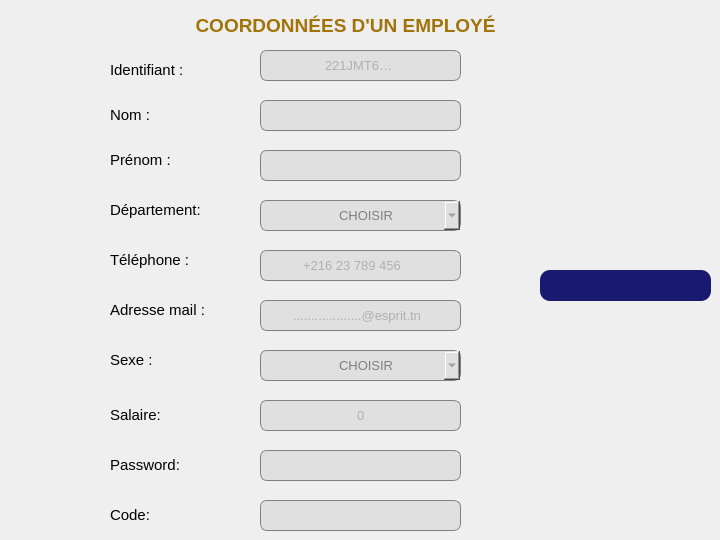
   <widget class="QWidget" name="tab_7">
    <attribute name="title">
     <string>INSERTION</string>
    </attribute>
    <widget class="QLineEdit" name="lineEdit_nom">
     <property name="geometry">
      <rect>
       <x>260</x>
       <y>100</y>
       <width>201</width>
       <height>31</height>
      </rect>
     </property>
     <property name="styleSheet">
      <string notr="true">QLineEdit {
	font: 10pt ;
    background-color: #e0e0e0; /* Couleur de fond par défaut */
    color: #808080; /* Couleur du texte par défaut (gris clair) */
    border: 1px solid #808080; /* Bordure grise par défaut */
    border-radius: 7px; /* Arrondir les coins par défaut */
    padding-left: 40px; /* Ajoute un espace à gauche */
    padding-right: 40px; /* Ajoute un espace à droite */

}

QLineEdit:focus {
    background-color: #fafad2; /* Nouvelle couleur de fond lorsque le lineEdit est en focus */
    color: #000000; /* Nouvelle couleur du texte lorsque le lineEdit est en focus (noir) */
    border-color: #D3D3D3; /* Nouvelle couleur de la bordure lorsque le lineEdit est en focus */
}
</string>
     </property>
    </widget>
    <widget class="QLineEdit" name="lineEdit_prenom">
     <property name="geometry">
      <rect>
       <x>260</x>
       <y>150</y>
       <width>201</width>
       <height>31</height>
      </rect>
     </property>
     <property name="styleSheet">
      <string notr="true">QLineEdit {
	font: 10pt ;
    background-color: #e0e0e0; /* Couleur de fond par défaut */
    color: #808080; /* Couleur du texte par défaut (gris clair) */
    border: 1px solid #808080; /* Bordure grise par défaut */
    border-radius: 7px; /* Arrondir les coins par défaut */
    padding-left: 40px; /* Ajoute un espace à gauche */
    padding-right: 40px; /* Ajoute un espace à droite */

}

QLineEdit:focus {
    background-color: #fafad2; /* Nouvelle couleur de fond lorsque le lineEdit est en focus */
    color: #000000; /* Nouvelle couleur du texte lorsque le lineEdit est en focus (noir) */
    border-color: #D3D3D3; /* Nouvelle couleur de la bordure lorsque le lineEdit est en focus */
}
</string>
     </property>
    </widget>
    <widget class="QLabel" name="label_49">
     <property name="geometry">
      <rect>
       <x>110</x>
       <y>250</y>
       <width>111</width>
       <height>21</height>
      </rect>
     </property>
     <property name="text">
      <string>&lt;html&gt;&lt;head/&gt;&lt;body&gt;&lt;p&gt;&lt;span style=&quot; font-size:11pt;&quot;&gt;Téléphone : &lt;/span&gt;&lt;/p&gt;&lt;/body&gt;&lt;/html&gt;</string>
     </property>
    </widget>
    <widget class="QLineEdit" name="lineEdit_id">
     <property name="geometry">
      <rect>
       <x>260</x>
       <y>50</y>
       <width>201</width>
       <height>31</height>
      </rect>
     </property>
     <property name="styleSheet">
      <string notr="true">QLineEdit {
	font: 10pt ;
    background-color: #e0e0e0; /* Couleur de fond par défaut */
    color: #808080; /* Couleur du texte par défaut (gris clair) */
    border: 1px solid #808080; /* Bordure grise par défaut */
    border-radius: 7px; /* Arrondir les coins par défaut */
    padding-left: 62px; /* Ajoute un espace à gauche */
    padding-right: 60px; /* Ajoute un espace à droite */

}

QLineEdit:focus {
    background-color: #fafad2; /* Nouvelle couleur de fond lorsque le lineEdit est en focus */
    color: #000000; /* Nouvelle couleur du texte lorsque le lineEdit est en focus (noir) */
    border-color: #D3D3D3; /* Nouvelle couleur de la bordure lorsque le lineEdit est en focus */
}
</string>
     </property>
     <property name="placeholderText">
      <string>221JMT6523</string>
     </property>
    </widget>
    <widget class="QLabel" name="label_50">
     <property name="geometry">
      <rect>
       <x>110</x>
       <y>100</y>
       <width>81</width>
       <height>31</height>
      </rect>
     </property>
     <property name="text">
      <string>&lt;html&gt;&lt;head/&gt;&lt;body&gt;&lt;p&gt;&lt;span style=&quot; font-size:11pt;&quot;&gt;Nom : &lt;/span&gt;&lt;/p&gt;&lt;/body&gt;&lt;/html&gt;</string>
     </property>
    </widget>
    <widget class="QLineEdit" name="lineEdit_email">
     <property name="geometry">
      <rect>
       <x>260</x>
       <y>300</y>
       <width>201</width>
       <height>31</height>
      </rect>
     </property>
     <property name="styleSheet">
      <string notr="true">QLineEdit {
	font: 10pt ;
    background-color: #e0e0e0; /* Couleur de fond par défaut */
    color: #808080; /* Couleur du texte par défaut (gris clair) */
    border: 1px solid #808080; /* Bordure grise par défaut */
    border-radius: 7px; /* Arrondir les coins par défaut */
    padding-left: 30px; /* Ajoute un espace à gauche */
    padding-right: 30px; /* Ajoute un espace à droite */

}

QLineEdit:focus {
    background-color: #fafad2; /* Nouvelle couleur de fond lorsque le lineEdit est en focus */
    color: #000000; /* Nouvelle couleur du texte lorsque le lineEdit est en focus (noir) */
    border-color: #D3D3D3; /* Nouvelle couleur de la bordure lorsque le lineEdit est en focus */
}
</string>
     </property>
     <property name="placeholderText">
      <string>...................@esprit.tn</string>
     </property>
    </widget>
    <widget class="QLabel" name="label_51">
     <property name="geometry">
      <rect>
       <x>110</x>
       <y>200</y>
       <width>121</width>
       <height>21</height>
      </rect>
     </property>
     <property name="text">
      <string>&lt;html&gt;&lt;head/&gt;&lt;body&gt;&lt;p&gt;&lt;span style=&quot; font-size:11pt;&quot;&gt;Département:&lt;/span&gt;&lt;/p&gt;&lt;/body&gt;&lt;/html&gt;</string>
     </property>
    </widget>
    <widget class="QLabel" name="label_52">
     <property name="geometry">
      <rect>
       <x>110</x>
       <y>350</y>
       <width>81</width>
       <height>21</height>
      </rect>
     </property>
     <property name="text">
      <string>&lt;html&gt;&lt;head/&gt;&lt;body&gt;&lt;p&gt;&lt;span style=&quot; font-size:11pt;&quot;&gt;Sexe : &lt;/span&gt;&lt;/p&gt;&lt;/body&gt;&lt;/html&gt;</string>
     </property>
    </widget>
    <widget class="QLineEdit" name="lineEdit_salaire">
     <property name="geometry">
      <rect>
       <x>260</x>
       <y>400</y>
       <width>201</width>
       <height>31</height>
      </rect>
     </property>
     <property name="styleSheet">
      <string notr="true">QLineEdit {
	font: 10pt ;
    background-color: #e0e0e0; /* Couleur de fond par défaut */
    color: #808080; /* Couleur du texte par défaut (gris clair) */
    border: 1px solid #808080; /* Bordure grise par défaut */
    border-radius: 7px; /* Arrondir les coins par défaut */
    padding-left: 94px; /* Ajoute un espace à gauche */
    padding-right: 60px; /* Ajoute un espace à droite */

}

QLineEdit:focus {
    background-color: #fafad2; /* Nouvelle couleur de fond lorsque le lineEdit est en focus */
    color: #000000; /* Nouvelle couleur du texte lorsque le lineEdit est en focus (noir) */
    border-color: #D3D3D3; /* Nouvelle couleur de la bordure lorsque le lineEdit est en focus */
}
</string>
     </property>
     <property name="placeholderText">
      <string>0</string>
     </property>
    </widget>
    <widget class="QLabel" name="label_53">
     <property name="geometry">
      <rect>
       <x>110</x>
       <y>300</y>
       <width>121</width>
       <height>21</height>
      </rect>
     </property>
     <property name="styleSheet">
      <string notr="true"/>
     </property>
     <property name="text">
      <string>&lt;html&gt;&lt;head/&gt;&lt;body&gt;&lt;p&gt;&lt;span style=&quot; font-size:11pt;&quot;&gt;Adresse mail :&lt;/span&gt;&lt;/p&gt;&lt;/body&gt;&lt;/html&gt;</string>
     </property>
    </widget>
    <widget class="QLineEdit" name="lineEdit_telephone">
     <property name="geometry">
      <rect>
       <x>260</x>
       <y>250</y>
       <width>201</width>
       <height>31</height>
      </rect>
     </property>
     <property name="styleSheet">
      <string notr="true">QLineEdit {
	font: 10pt ;
    background-color: #e0e0e0; /* Couleur de fond par défaut */
    color: #808080; /* Couleur du texte par défaut (gris clair) */
    border: 1px solid #808080; /* Bordure grise par défaut */
    border-radius: 7px; /* Arrondir les coins par défaut */
    padding-left: 40px; /* Ajoute un espace à gauche */
    padding-right: 40px; /* Ajoute un espace à droite */

}

QLineEdit:focus {
    background-color: #fafad2; /* Nouvelle couleur de fond lorsque le lineEdit est en focus */
    color: #000000; /* Nouvelle couleur du texte lorsque le lineEdit est en focus (noir) */
    border-color: #D3D3D3; /* Nouvelle couleur de la bordure lorsque le lineEdit est en focus */
}
</string>
     </property>
     <property name="placeholderText">
      <string>+216 23 789 456</string>
     </property>
    </widget>
    <widget class="QLabel" name="label_54">
     <property name="geometry">
      <rect>
       <x>110</x>
       <y>60</y>
       <width>91</width>
       <height>21</height>
      </rect>
     </property>
     <property name="text">
      <string>&lt;html&gt;&lt;head/&gt;&lt;body&gt;&lt;p&gt;&lt;span style=&quot; font-size:11pt;&quot;&gt;Identifiant : &lt;/span&gt;&lt;/p&gt;&lt;/body&gt;&lt;/html&gt;</string>
     </property>
    </widget>
    <widget class="QLabel" name="label_55">
     <property name="geometry">
      <rect>
       <x>110</x>
       <y>150</y>
       <width>81</width>
       <height>21</height>
      </rect>
     </property>
     <property name="text">
      <string>&lt;html&gt;&lt;head/&gt;&lt;body&gt;&lt;p&gt;&lt;span style=&quot; font-size:11pt;&quot;&gt;Prénom : &lt;/span&gt;&lt;/p&gt;&lt;/body&gt;&lt;/html&gt;</string>
     </property>
    </widget>
    <widget class="QPushButton" name="pushButton_4">
     <property name="geometry">
      <rect>
       <x>540</x>
       <y>270</y>
       <width>171</width>
       <height>31</height>
      </rect>
     </property>
     <property name="styleSheet">
      <string notr="true">QPushButton {
	image: url(:/images/img/Picsart_24-02-16_20-04-17-307.png);
	font: 12pt &quot;Century Gothic&quot;;
    background-color: #191970; /* Couleur de fond */
    color: #fff; /* Couleur du texte */
    border: none; /* Pas de bordure */
    border-radius: 10px; /* Arrondir les coins */
}

/* Style lorsque la souris survole le bouton */
QPushButton:hover {
	color: rgb(255, 255, 255);

background:#DAA520;
border: none;
}

/* Style lorsque le bouton est enfoncé */
QPushButton:pressed {
    background-color: #b8860b; /* Couleur de fond en cas d'appui */
    border: 1px solid #446cff; /* Bordure en cas d'appui */
}

/* Style lorsque le bouton est enfoncé et coché (utilisé pour les boutons à bascule) */
QPushButton:checked {
    background-color: #3761ff; /* Couleur de fond en cas de bouton coché */
    border: 1px solid #3761ff; /* Bordure en cas de bouton coché */
}




</string>
     </property>
     <property name="text">
      <string/>
     </property>
    </widget>
    <widget class="QLabel" name="label_56">
     <property name="geometry">
      <rect>
       <x>110</x>
       <y>400</y>
       <width>81</width>
       <height>31</height>
      </rect>
     </property>
     <property name="text">
      <string>&lt;html&gt;&lt;head/&gt;&lt;body&gt;&lt;p&gt;&lt;span style=&quot; font-size:11pt;&quot;&gt;Salaire:&lt;/span&gt;&lt;/p&gt;&lt;/body&gt;&lt;/html&gt;</string>
     </property>
    </widget>
    <widget class="QLabel" name="label_57">
     <property name="geometry">
      <rect>
       <x>130</x>
       <y>10</y>
       <width>431</width>
       <height>31</height>
      </rect>
     </property>
     <property name="styleSheet">
      <string notr="true">alternate-background-color: rgb(185, 71, 255);</string>
     </property>
     <property name="text">
      <string>&lt;html&gt;&lt;head/&gt;&lt;body&gt;&lt;p align=&quot;center&quot;&gt;&lt;span style=&quot; font-size:14pt; font-weight:696; color:#a17309;&quot;&gt;COORDONNÉES D'UN EMPLOYÉ&lt;/span&gt;&lt;/p&gt;&lt;/body&gt;&lt;/html&gt;</string>
     </property>
    </widget>
    <widget class="QComboBox" name="comboBox_sexe">
     <property name="geometry">
      <rect>
       <x>260</x>
       <y>350</y>
       <width>201</width>
       <height>31</height>
      </rect>
     </property>
     <property name="styleSheet">
      <string notr="true">QComboBox {
	font: 10pt ;
    background-color: #e0e0e0; /* Couleur de fond par défaut */
    color: #808080; /* Couleur du texte par défaut (gris clair) */
    border: 1px solid #808080; /* Bordure grise par défaut */
    border-radius: 7px; /* Arrondir les coins par défaut */
    padding-left: 78px; /* Ajoute un espace à gauche */
    padding-right: 40px; /* Ajoute un espace à droite */

}

QComboBox:focus {
    background-color: #fafad2; /* Nouvelle couleur de fond lorsque le lineEdit est en focus */
    color: #000000; /* Nouvelle couleur du texte lorsque le lineEdit est en focus (noir) */
    border-color: #D3D3D3; /* Nouvelle couleur de la bordure lorsque le lineEdit est en focus */
}

</string>
     </property>
     <property name="currentText">
      <string>CHOISIR</string>
     </property>
     <property name="frame">
      <bool>true</bool>
     </property>
     <item>
      <property name="text">
       <string>CHOISIR</string>
      </property>
     </item>
     <item>
      <property name="text">
       <string>HOMME</string>
      </property>
     </item>
     <item>
      <property name="text">
       <string>FEMME</string>
      </property>
     </item>
    </widget>
    <widget class="QComboBox" name="comboBox_departement">
     <property name="geometry">
      <rect>
       <x>260</x>
       <y>200</y>
       <width>201</width>
       <height>31</height>
      </rect>
     </property>
     <property name="styleSheet">
      <string notr="true">QComboBox {
	font: 10pt ;
    background-color: #e0e0e0; /* Couleur de fond par défaut */
    color: #808080; /* Couleur du texte par défaut (gris clair) */
    border: 1px solid #808080; /* Bordure grise par défaut */
    border-radius: 7px; /* Arrondir les coins par défaut */
    padding-left: 78px; /* Ajoute un espace à gauche */
    padding-right: 40px; /* Ajoute un espace à droite */

}

QComboBox:focus {
    background-color: #fafad2; /* Nouvelle couleur de fond lorsque le lineEdit est en focus */
    color: #000000; /* Nouvelle couleur du texte lorsque le lineEdit est en focus (noir) */
    border-color: #D3D3D3; /* Nouvelle couleur de la bordure lorsque le lineEdit est en focus */
}

</string>
     </property>
     <property name="currentText">
      <string>CHOISIR</string>
     </property>
     <property name="frame">
      <bool>true</bool>
     </property>
     <item>
      <property name="text">
       <string>CHOISIR</string>
      </property>
     </item>
     <item>
      <property name="text">
       <string>Informatique</string>
      </property>
     </item>
     <item>
      <property name="text">
       <string>Ressource_humaine</string>
      </property>
     </item>
     <item>
      <property name="text">
       <string>Sinistre</string>
      </property>
     </item>
     <item>
      <property name="text">
       <string>Batiment</string>
      </property>
     </item>
    </widget>
    <widget class="QLabel" name="label_71">
     <property name="geometry">
      <rect>
       <x>110</x>
       <y>450</y>
       <width>91</width>
       <height>31</height>
      </rect>
     </property>
     <property name="text">
      <string>&lt;html&gt;&lt;head/&gt;&lt;body&gt;&lt;p&gt;&lt;span style=&quot; font-size:11pt;&quot;&gt;Password:&lt;/span&gt;&lt;/p&gt;&lt;/body&gt;&lt;/html&gt;</string>
     </property>
    </widget>
    <widget class="QLineEdit" name="lineEdit_password">
     <property name="geometry">
      <rect>
       <x>260</x>
       <y>450</y>
       <width>201</width>
       <height>31</height>
      </rect>
     </property>
     <property name="styleSheet">
      <string notr="true">QLineEdit {
	font: 10pt ;
    background-color: #e0e0e0; /* Couleur de fond par défaut */
    color: #808080; /* Couleur du texte par défaut (gris clair) */
    border: 1px solid #808080; /* Bordure grise par défaut */
    border-radius: 7px; /* Arrondir les coins par défaut */
    padding-left: 40px; /* Ajoute un espace à gauche */
    padding-right: 40px; /* Ajoute un espace à droite */

}

QLineEdit:focus {
    background-color: #fafad2; /* Nouvelle couleur de fond lorsque le lineEdit est en focus */
    color: #000000; /* Nouvelle couleur du texte lorsque le lineEdit est en focus (noir) */
    border-color: #D3D3D3; /* Nouvelle couleur de la bordure lorsque le lineEdit est en focus */
}
</string>
     </property>
    </widget>
    <widget class="QLabel" name="label_73">
     <property name="geometry">
      <rect>
       <x>110</x>
       <y>500</y>
       <width>91</width>
       <height>31</height>
      </rect>
     </property>
     <property name="text">
      <string>&lt;html&gt;&lt;head/&gt;&lt;body&gt;&lt;p&gt;&lt;span style=&quot; font-size:11pt;&quot;&gt;Code:&lt;/span&gt;&lt;/p&gt;&lt;/body&gt;&lt;/html&gt;</string>
     </property>
    </widget>
    <widget class="QLineEdit" name="lineEdit_code">
     <property name="geometry">
      <rect>
       <x>260</x>
       <y>500</y>
       <width>201</width>
       <height>31</height>
      </rect>
     </property>
     <property name="styleSheet">
      <string notr="true">QLineEdit {
	font: 10pt ;
    background-color: #e0e0e0; /* Couleur de fond par défaut */
    color: #808080; /* Couleur du texte par défaut (gris clair) */
    border: 1px solid #808080; /* Bordure grise par défaut */
    border-radius: 7px; /* Arrondir les coins par défaut */
    padding-left: 40px; /* Ajoute un espace à gauche */
    padding-right: 40px; /* Ajoute un espace à droite */

}

QLineEdit:focus {
    background-color: #fafad2; /* Nouvelle couleur de fond lorsque le lineEdit est en focus */
    color: #000000; /* Nouvelle couleur du texte lorsque le lineEdit est en focus (noir) */
    border-color: #D3D3D3; /* Nouvelle couleur de la bordure lorsque le lineEdit est en focus */
}
</string>
     </property>
    </widget>
   </widget>
